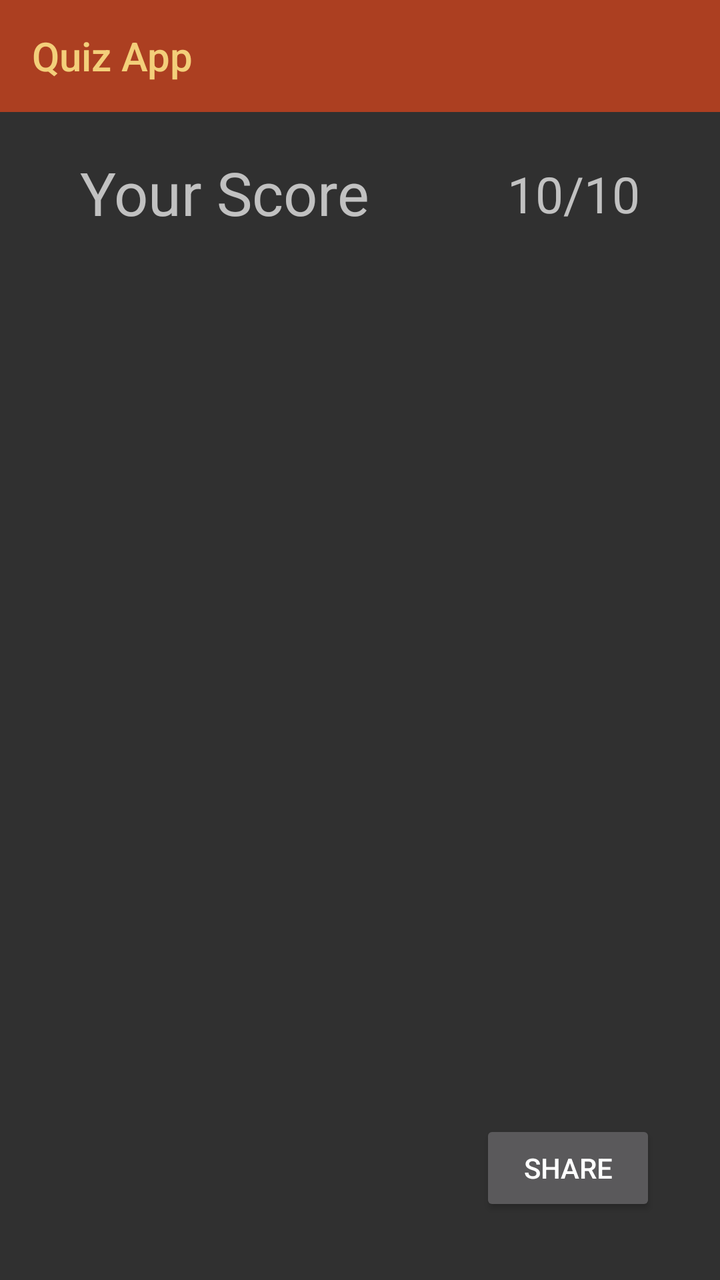
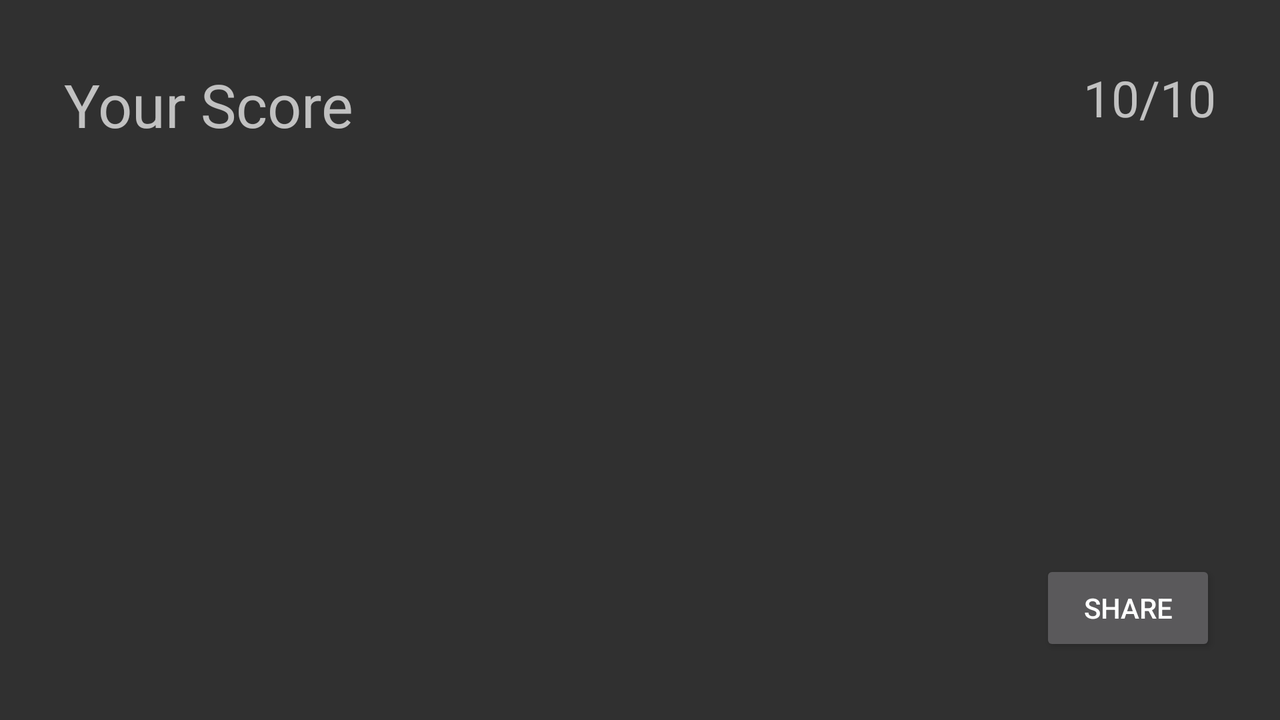

An Android layout and its configuration variant, each rendered on a device that would load it. The default file and the variant file are quoted in full after the pictures.
<!-- AndroidManifest.xml: application theme Theme.AppCompat.NoActionBar -->
<!-- res/layout/activity_results.xml -->
<?xml version="1.0" encoding="utf-8"?>
<androidx.constraintlayout.widget.ConstraintLayout xmlns:android="http://schemas.android.com/apk/res/android"
    xmlns:app="http://schemas.android.com/apk/res-auto"
    xmlns:tools="http://schemas.android.com/tools"
    android:layout_width="match_parent"
    android:layout_height="match_parent"
    tools:context=".Results">

    <androidx.appcompat.widget.Toolbar
        android:id="@+id/toolbar"
        android:layout_width="match_parent"
        android:layout_height="wrap_content"
        android:background="#ac3f21"
        android:minHeight="?attr/actionBarSize"
        android:theme="?attr/actionBarTheme"
        app:layout_constraintEnd_toEndOf="parent"
        app:layout_constraintHorizontal_bias="1.0"
        app:layout_constraintStart_toStartOf="parent"
        app:layout_constraintTop_toTopOf="parent"
        app:title="Quiz App"
        app:titleTextColor="#f3cf7a" />

    <Button
        android:id="@+id/shareBtn"
        android:layout_width="wrap_content"
        android:layout_height="wrap_content"
        android:layout_marginEnd="32dp"
        android:layout_marginBottom="32dp"
        android:text="Share"
        android:onClick="shareData"
        app:layout_constraintBottom_toBottomOf="parent"
        app:layout_constraintEnd_toEndOf="parent" />

    <TextView
        android:id="@+id/textView"
        android:layout_width="wrap_content"
        android:layout_height="wrap_content"
        android:layout_marginStart="40dp"
        android:layout_marginTop="76dp"
        android:text="Your Score"
        android:textSize="30sp"
        app:layout_constraintStart_toStartOf="parent"
        app:layout_constraintTop_toTopOf="parent" />

    <TextView
        android:id="@+id/results"
        android:layout_width="wrap_content"
        android:layout_height="wrap_content"
        android:layout_marginTop="80dp"
        android:layout_marginEnd="40dp"
        android:text="10/10"
        android:textAlignment="textStart"
        android:textSize="25sp"
        app:layout_constraintEnd_toEndOf="parent"
        app:layout_constraintTop_toTopOf="parent" />

    <ScrollView
        android:id="@+id/resultData"
        android:layout_width="327dp"
        android:layout_height="497dp"
        app:layout_constraintBottom_toBottomOf="parent"
        app:layout_constraintEnd_toEndOf="parent"
        app:layout_constraintHorizontal_bias="0.476"
        app:layout_constraintStart_toStartOf="parent"
        app:layout_constraintTop_toBottomOf="@+id/textView"
        app:layout_constraintVertical_bias="0.262">

        <LinearLayout
            android:id="@+id/questions"
            android:layout_width="wrap_content"
            android:layout_height="wrap_content"
            android:orientation="vertical" />
    </ScrollView>
</androidx.constraintlayout.widget.ConstraintLayout>
<!-- resources referenced by this layout -->
<resources>

</resources>
<!-- res/layout-land/activity_results.xml (the repository's variant of the layout above) -->
<!-- drawn on the phone turned sideways -->
<?xml version="1.0" encoding="utf-8"?>
<androidx.constraintlayout.widget.ConstraintLayout xmlns:android="http://schemas.android.com/apk/res/android"
    xmlns:app="http://schemas.android.com/apk/res-auto"
    xmlns:tools="http://schemas.android.com/tools"
    android:layout_width="match_parent"
    android:layout_height="match_parent"
    tools:context=".Results">

    <Button
        android:id="@+id/shareBtn"
        android:layout_width="wrap_content"
        android:layout_height="wrap_content"
        android:layout_marginEnd="32dp"
        android:layout_marginBottom="32dp"
        android:text="Share"
        android:onClick="shareData"
        app:layout_constraintBottom_toBottomOf="parent"
        app:layout_constraintEnd_toEndOf="parent" />

    <TextView
        android:id="@+id/textView"
        android:layout_width="wrap_content"
        android:layout_height="wrap_content"
        android:layout_marginStart="32dp"
        android:layout_marginTop="32dp"
        android:text="Your Score"
        android:textSize="30sp"
        app:layout_constraintStart_toStartOf="parent"
        app:layout_constraintTop_toTopOf="parent" />

    <TextView
        android:id="@+id/results"
        android:layout_width="wrap_content"
        android:layout_height="wrap_content"
        android:layout_marginTop="32dp"
        android:layout_marginEnd="32dp"
        android:text="10/10"
        android:textAlignment="textStart"
        android:textSize="25sp"
        app:layout_constraintEnd_toEndOf="parent"
        app:layout_constraintTop_toTopOf="parent" />

    <ScrollView
        android:id="@+id/resultData"
        android:layout_width="648dp"
        android:layout_height="293dp"
        app:layout_constraintBottom_toBottomOf="parent"
        app:layout_constraintEnd_toEndOf="parent"
        app:layout_constraintStart_toStartOf="parent"
        app:layout_constraintTop_toBottomOf="@+id/textView">

        <LinearLayout
            android:id="@+id/questions"
            android:layout_width="wrap_content"
            android:layout_height="wrap_content"
            android:orientation="vertical" />
    </ScrollView>
</androidx.constraintlayout.widget.ConstraintLayout>
